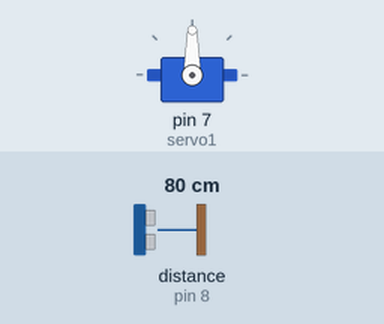
This sketch was run on a simulated Arduino Uno, built with avr-gcc and run on an emulated ATmega328P. Parts: servo. Wiring (inferred from the names in the program): ultrasonic range finder: trigger pin 9; echo pin 8. The test bench sets the inputs (shaded band); at power-on: distance to the obstacle (sensor on pin 8) 80 cm. The echo pulse lasts 58.3 µs per cm.

Above: at 1.2 s.
1.3 s: distance to the obstacle (sensor on pin 8) set to 12 cm
2.8 s: distance to the obstacle (sensor on pin 8) set to 9 cm
At 3.5 s:
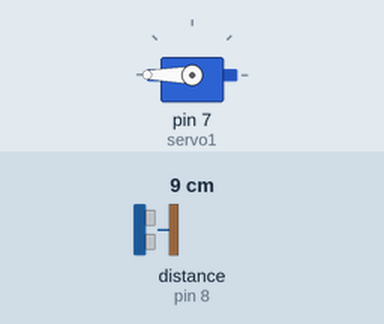
4.3 s: distance to the obstacle (sensor on pin 8) set to 18 cm
At 4.6 s:
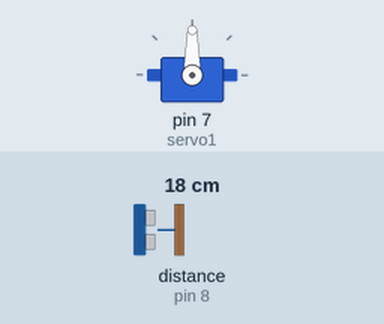
5.8 s: distance to the obstacle (sensor on pin 8) set to 2 cm
At 6.9 s:
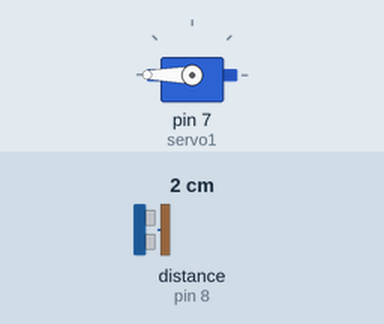
Timing chart, 0 to 8.3 s (numbered marks = the images above; inputs shaded):
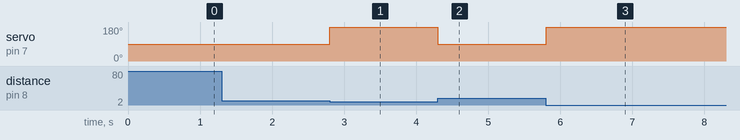

Measured:
- the behaviour switches between 11 and 10 cm on distance to the obstacle (sensor on pin 8) (found by bisection; images 0 and 1)
- after the input at 1.3 s, every drawn part: stays the same
- after the input at 2.8 s, servo on pin 7 (servo1): 90° → 180° at once
- after the input at 4.3 s, servo on pin 7 (servo1): 180° → 90° at once
- after the input at 5.8 s, servo on pin 7 (servo1): 90° → 180° at once

The sketch:

sketch_may05a.ino
```cpp
#include <Servo.h>

Servo servo1;

int trigPin = 9;

int echoPin = 8;

long distance;

long duration;

void setup()

{

servo1.attach(7);

 pinMode(trigPin, OUTPUT);

 pinMode(echoPin, INPUT);// put your setup code here, to run once:

}

void loop()

{

  ultra_sonic();

  servo1.write(90);

  if(distance <=9)

  {

  servo1.write(270);

  }

}

void ultra_sonic()

{

  digitalWrite(trigPin, LOW);

  delayMicroseconds(2);

  digitalWrite(trigPin, HIGH);

  delayMicroseconds(10);

  digitalWrite(trigPin, LOW);

  duration = pulseIn(echoPin, HIGH);

  distance = duration*0.034/2;

  }
```
